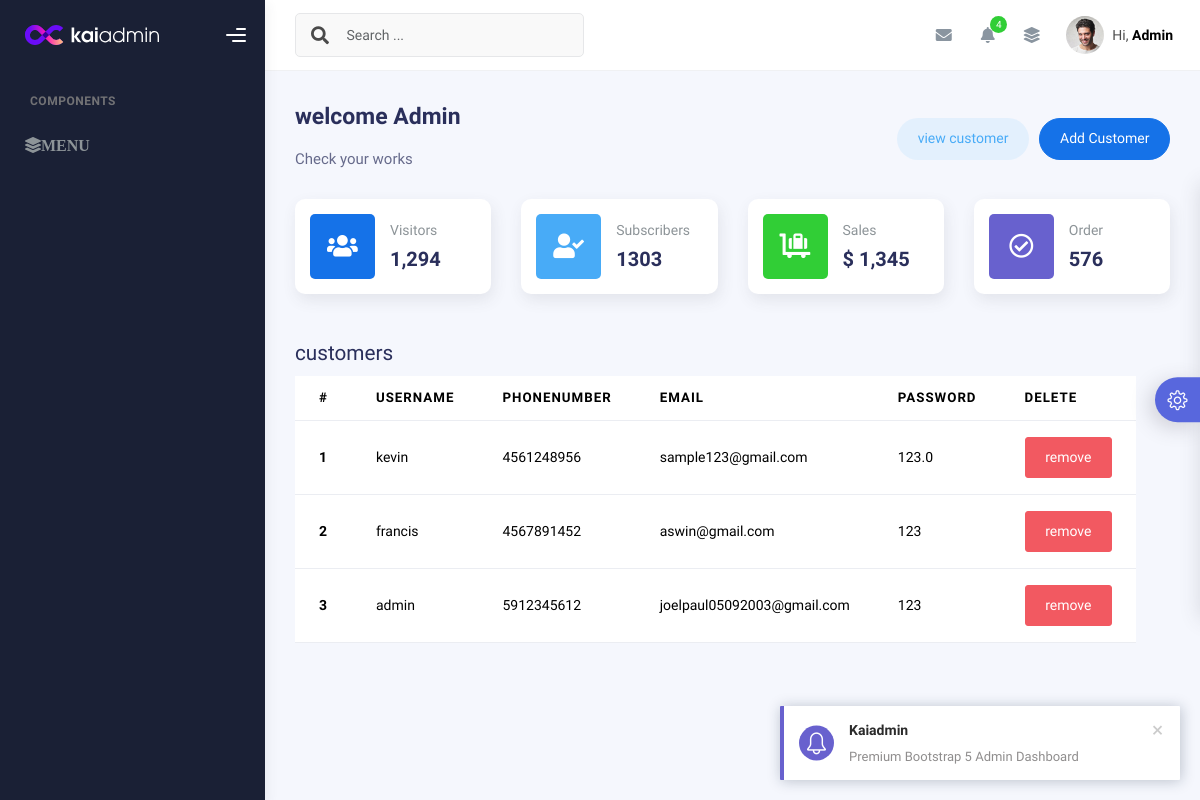
The page /viewcustomer on the database its author committed.
### UserApp/models.py (models this page shows)
class Register (models.Model):
    username=models.TextField(max_length=50)
    phonenumber=models.IntegerField()
    email=models.EmailField(default=0)
    password=models.CharField(max_length=123)

### AdminApp/views.py (the view)
# urls.py: path("viewcustomer",views.viewcustomer,name='viewcustomer'),
def viewcustomer(request):
      details=Register.objects.all()
      context={
            'details':details
      }
      return render(request,'viewcustomer.html',context)

### AdminApp/templates/viewcustomer.html (shortened to what this page needs)
{% extends 'index1.html' %}
{% load static %}
{% load static %}
{% block content %}
        <div id="main">
           <h4>customers</h4>
                    <table class="table">
                        <thead>
                          <tr>
                            <th>#</th>
                            <th scope="col">username</th>
                            <th scope="col">phonenumber</th>
                            <th scope="col">email</th>
                            <th scope="col">password</th>
                            <th>Delete</th>
                          </tr>
                        </thead>
                        <tbody>
                            {% for i in details %}
                          <tr>
                            <th scope="row">{{ forloop.counter }}</th>
                             <td>{{i.username}}</td>
                             <td>{{i.phonenumber}}</td>
                             <td>{{i.email}}</td>
                             <Td>{{i.password}}</Td>
                             <td><a href="{% url 'deletecus' i.id %}"><button type="button" class="btn btn-danger">remove</button></a></td>
                         </tr>
                         {% endfor %}
                        </tbody>
                      </table>
                    </div>
                </div>
            </div>
            </div>
{% endblock %}

### rows shown on the page
Register: username "kevin", phonenumber "4561248956", email "sample123@gmail.com", password "123.0"
Register: username "francis", phonenumber "4567891452", email "aswin@gmail.com", password "123"
Register: username "admin", phonenumber "5912345612", email "joelpaul05092003@gmail.com", password "123"
